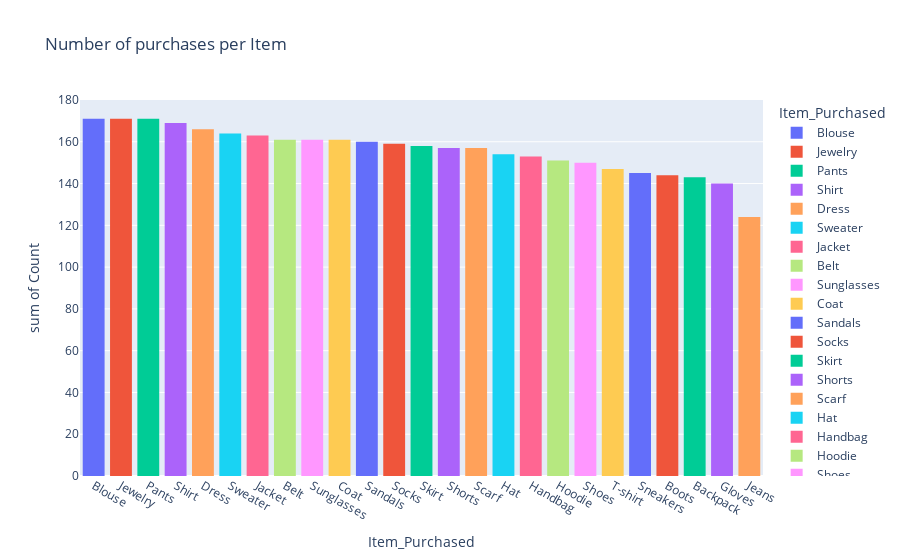

The notebook cell saved with this chart:
### Code cell
Item_Purchased= df['Item_Purchased'].value_counts().reset_index()
Item_Purchased.columns=['Item_Purchased','Count']


fig=px.histogram(Item_Purchased,x='Item_Purchased',y='Count',title="Number of purchases per Item ",color='Item_Purchased')
fig.show()

### Figure 1 — Plotly figure (JSON) as saved in the notebook; plotly's stock layout.template omitted (floating-point values rounded to 4 significant figures)
{"data": [{"bingroup": "x", "histfunc": "sum", "hovertemplate": "Item_Purchased=%{x}<br>sum of Count=%{y}<extra></extra>", "legendgroup": "Blouse", "marker": {"color": "#636efa", "pattern": {"shape": ""}}, "name": "Blouse", "orientation": "v", "showlegend": true, "type": "histogram", "x": ["Blouse"], "xaxis": "x", "y": [171], "yaxis": "y"}, {"bingroup": "x", "histfunc": "sum", "hovertemplate": "Item_Purchased=%{x}<br>sum of Count=%{y}<extra></extra>", "legendgroup": "Jewelry", "marker": {"color": "#EF553B", "pattern": {"shape": ""}}, "name": "Jewelry", "orientation": "v", "showlegend": true, "type": "histogram", "x": ["Jewelry"], "xaxis": "x", "y": [171], "yaxis": "y"}, {"bingroup": "x", "histfunc": "sum", "hovertemplate": "Item_Purchased=%{x}<br>sum of Count=%{y}<extra></extra>", "legendgroup": "Pants", "marker": {"color": "#00cc96", "pattern": {"shape": ""}}, "name": "Pants", "orientation": "v", "showlegend": true, "type": "histogram", "x": ["Pants"], "xaxis": "x", "y": [171], "yaxis": "y"}, {"bingroup": "x", "histfunc": "sum", "hovertemplate": "Item_Purchased=%{x}<br>sum of Count=%{y}<extra></extra>", "legendgroup": "Shirt", "marker": {"color": "#ab63fa", "pattern": {"shape": ""}}, "name": "Shirt", "orientation": "v", "showlegend": true, "type": "histogram", "x": ["Shirt"], "xaxis": "x", "y": [169], "yaxis": "y"}, {"bingroup": "x", "histfunc": "sum", "hovertemplate": "Item_Purchased=%{x}<br>sum of Count=%{y}<extra></extra>", "legendgroup": "Dress", "marker": {"color": "#FFA15A", "pattern": {"shape": ""}}, "name": "Dress", "orientation": "v", "showlegend": true, "type": "histogram", "x": ["Dress"], "xaxis": "x", "y": [166], "yaxis": "y"}, {"bingroup": "x", "histfunc": "sum", "hovertemplate": "Item_Purchased=%{x}<br>sum of Count=%{y}<extra></extra>", "legendgroup": "Sweater", "marker": {"color": "#19d3f3", "pattern": {"shape": ""}}, "name": "Sweater", "orientation": "v", "showlegend": true, "type": "histogram", "x": ["Sweater"], "xaxis": "x", "y": [164], "yaxis": "y"}, {"bingroup": "x", "histfunc": "sum", "hovertemplate": "Item_Purchased=%{x}<br>sum of Count=%{y}<extra></extra>", "legendgroup": "Jacket", "marker": {"color": "#FF6692", "pattern": {"shape": ""}}, "name": "Jacket", "orientation": "v", "showlegend": true, "type": "histogram", "x": ["Jacket"], "xaxis": "x", "y": [163], "yaxis": "y"}, {"bingroup": "x", "histfunc": "sum", "hovertemplate": "Item_Purchased=%{x}<br>sum of Count=%{y}<extra></extra>", "legendgroup": "Belt", "marker": {"color": "#B6E880", "pattern": {"shape": ""}}, "name": "Belt", "orientation": "v", "showlegend": true, "type": "histogram", "x": ["Belt"], "xaxis": "x", "y": [161], "yaxis": "y"}, {"bingroup": "x", "histfunc": "sum", "hovertemplate": "Item_Purchased=%{x}<br>sum of Count=%{y}<extra></extra>", "legendgroup": "Sunglasses", "marker": {"color": "#FF97FF", "pattern": {"shape": ""}}, "name": "Sunglasses", "orientation": "v", "showlegend": true, "type": "histogram", "x": ["Sunglasses"], "xaxis": "x", "y": [161], "yaxis": "y"}, {"bingroup": "x", "histfunc": "sum", "hovertemplate": "Item_Purchased=%{x}<br>sum of Count=%{y}<extra></extra>", "legendgroup": "Coat", "marker": {"color": "#FECB52", "pattern": {"shape": ""}}, "name": "Coat", "orientation": "v", "showlegend": true, "type": "histogram", "x": ["Coat"], "xaxis": "x", "y": [161], "yaxis": "y"}, {"bingroup": "x", "histfunc": "sum", "hovertemplate": "Item_Purchased=%{x}<br>sum of Count=%{y}<extra></extra>", "legendgroup": "Sandals", "marker": {"color": "#636efa", "pattern": {"shape": ""}}, "name": "Sandals", "orientation": "v", "showlegend": true, "type": "histogram", "x": ["Sandals"], "xaxis": "x", "y": [160], "yaxis": "y"}, {"bingroup": "x", "histfunc": "sum", "hovertemplate": "Item_Purchased=%{x}<br>sum of Count=%{y}<extra></extra>", "legendgroup": "Socks", "marker": {"color": "#EF553B", "pattern": {"shape": ""}}, "name": "Socks", "orientation": "v", "showlegend": true, "type": "histogram", "x": ["Socks"], "xaxis": "x", "y": [159], "yaxis": "y"}, {"bingroup": "x", "histfunc": "sum", "hovertemplate": "Item_Purchased=%{x}<br>sum of Count=%{y}<extra></extra>", "legendgroup": "Skirt", "marker": {"color": "#00cc96", "pattern": {"shape": ""}}, "name": "Skirt", "orientation": "v", "showlegend": true, "type": "histogram", "x": ["Skirt"], "xaxis": "x", "y": [158], "yaxis": "y"}, {"bingroup": "x", "histfunc": "sum", "hovertemplate": "Item_Purchased=%{x}<br>sum of Count=%{y}<extra></extra>", "legendgroup": "Shorts", "marker": {"color": "#ab63fa", "pattern": {"shape": ""}}, "name": "Shorts", "orientation": "v", "showlegend": true, "type": "histogram", "x": ["Shorts"], "xaxis": "x", "y": [157], "yaxis": "y"}, {"bingroup": "x", "histfunc": "sum", "hovertemplate": "Item_Purchased=%{x}<br>sum of Count=%{y}<extra></extra>", "legendgroup": "Scarf", "marker": {"color": "#FFA15A", "pattern": {"shape": ""}}, "name": "Scarf", "orientation": "v", "showlegend": true, "type": "histogram", "x": ["Scarf"], "xaxis": "x", "y": [157], "yaxis": "y"}, {"bingroup": "x", "histfunc": "sum", "hovertemplate": "Item_Purchased=%{x}<br>sum of Count=%{y}<extra></extra>", "legendgroup": "Hat", "marker": {"color": "#19d3f3", "pattern": {"shape": ""}}, "name": "Hat", "orientation": "v", "showlegend": true, "type": "histogram", "x": ["Hat"], "xaxis": "x", "y": [154], "yaxis": "y"}, {"bingroup": "x", "histfunc": "sum", "hovertemplate": "Item_Purchased=%{x}<br>sum of Count=%{y}<extra></extra>", "legendgroup": "Handbag", "marker": {"color": "#FF6692", "pattern": {"shape": ""}}, "name": "Handbag", "orientation": "v", "showlegend": true, "type": "histogram", "x": ["Handbag"], "xaxis": "x", "y": [153], "yaxis": "y"}, {"bingroup": "x", "histfunc": "sum", "hovertemplate": "Item_Purchased=%{x}<br>sum of Count=%{y}<extra></extra>", "legendgroup": "Hoodie", "marker": {"color": "#B6E880", "pattern": {"shape": ""}}, "name": "Hoodie", "orientation": "v", "showlegend": true, "type": "histogram", "x": ["Hoodie"], "xaxis": "x", "y": [151], "yaxis": "y"}, {"bingroup": "x", "histfunc": "sum", "hovertemplate": "Item_Purchased=%{x}<br>sum of Count=%{y}<extra></extra>", "legendgroup": "Shoes", "marker": {"color": "#FF97FF", "pattern": {"shape": ""}}, "name": "Shoes", "orientation": "v", "showlegend": true, "type": "histogram", "x": ["Shoes"], "xaxis": "x", "y": [150], "yaxis": "y"}, {"bingroup": "x", "histfunc": "sum", "hovertemplate": "Item_Purchased=%{x}<br>sum of Count=%{y}<extra></extra>", "legendgroup": "T-shirt", "marker": {"color": "#FECB52", "pattern": {"shape": ""}}, "name": "T-shirt", "orientation": "v", "showlegend": true, "type": "histogram", "x": ["T-shirt"], "xaxis": "x", "y": [147], "yaxis": "y"}, {"bingroup": "x", "histfunc": "sum", "hovertemplate": "Item_Purchased=%{x}<br>sum of Count=%{y}<extra></extra>", "legendgroup": "Sneakers", "marker": {"color": "#636efa", "pattern": {"shape": ""}}, "name": "Sneakers", "orientation": "v", "showlegend": true, "type": "histogram", "x": ["Sneakers"], "xaxis": "x", "y": [145], "yaxis": "y"}, {"bingroup": "x", "histfunc": "sum", "hovertemplate": "Item_Purchased=%{x}<br>sum of Count=%{y}<extra></extra>", "legendgroup": "Boots", "marker": {"color": "#EF553B", "pattern": {"shape": ""}}, "name": "Boots", "orientation": "v", "showlegend": true, "type": "histogram", "x": ["Boots"], "xaxis": "x", "y": [144], "yaxis": "y"}, {"bingroup": "x", "histfunc": "sum", "hovertemplate": "Item_Purchased=%{x}<br>sum of Count=%{y}<extra></extra>", "legendgroup": "Backpack", "marker": {"color": "#00cc96", "pattern": {"shape": ""}}, "name": "Backpack", "orientation": "v", "showlegend": true, "type": "histogram", "x": ["Backpack"], "xaxis": "x", "y": [143], "yaxis": "y"}, {"bingroup": "x", "histfunc": "sum", "hovertemplate": "Item_Purchased=%{x}<br>sum of Count=%{y}<extra></extra>", "legendgroup": "Gloves", "marker": {"color": "#ab63fa", "pattern": {"shape": ""}}, "name": "Gloves", "orientation": "v", "showlegend": true, "type": "histogram", "x": ["Gloves"], "xaxis": "x", "y": [140], "yaxis": "y"}, {"bingroup": "x", "histfunc": "sum", "hovertemplate": "Item_Purchased=%{x}<br>sum of Count=%{y}<extra></extra>", "legendgroup": "Jeans", "marker": {"color": "#FFA15A", "pattern": {"shape": ""}}, "name": "Jeans", "orientation": "v", "showlegend": true, "type": "histogram", "x": ["Jeans"], "xaxis": "x", "y": [124], "yaxis": "y"}], "layout": {"barmode": "relative", "legend": {"title": {"text": "Item_Purchased"}, "tracegroupgap": 0}, "title": {"text": "Number of purchases per Item "}, "xaxis": {"anchor": "y", "categoryarray": ["Blouse", "Jewelry", "Pants", "Shirt", "Dress", "Sweater", "Jacket", "Belt", "Sunglasses", "Coat", "Sandals", "Socks", "Skirt", "Shorts", "Scarf", "Hat", "Handbag", "Hoodie", "Shoes", "T-shirt", "Sneakers", "Boots", "Backpack", "Gloves", "Jeans"], "categoryorder": "array", "domain": [0, 1], "title": {"text": "Item_Purchased"}}, "yaxis": {"anchor": "x", "domain": [0, 1], "title": {"text": "sum of Count"}}}}
